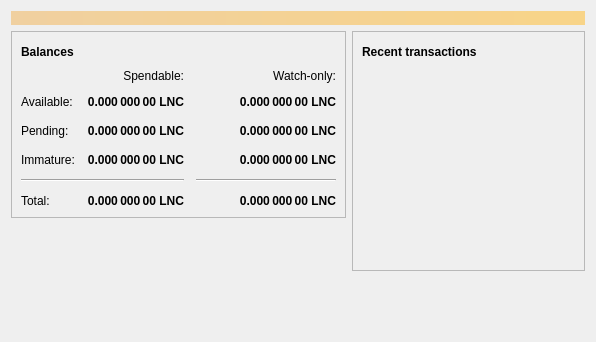
<?xml version="1.0" encoding="UTF-8"?>
<ui version="4.0">
 <class>OverviewPage</class>
 <widget class="QWidget" name="OverviewPage">
  <property name="geometry">
   <rect>
    <x>0</x>
    <y>0</y>
    <width>596</width>
    <height>342</height>
   </rect>
  </property>
  <property name="windowTitle">
   <string>Form</string>
  </property>
  <layout class="QVBoxLayout" name="topLayout">
   <item>
    <widget class="QLabel" name="labelAlerts">
     <property name="visible">
      <bool>false</bool>
     </property>
     <property name="styleSheet">
      <string notr="true">QLabel { background-color: qlineargradient(x1: 0, y1: 0, x2: 1, y2: 0, stop:0 #F0D0A0, stop:1 #F8D488); color:#000000; }</string>
     </property>
     <property name="wordWrap">
      <bool>true</bool>
     </property>
     <property name="margin">
      <number>3</number>
     </property>
     <property name="textInteractionFlags">
      <set>Qt::TextSelectableByMouse</set>
     </property>
    </widget>
   </item>
   <item>
    <layout class="QHBoxLayout" name="horizontalLayout" stretch="1,1">
     <item>
      <layout class="QVBoxLayout" name="verticalLayout_2">
       <item>
        <widget class="QFrame" name="frame">
         <property name="frameShape">
          <enum>QFrame::StyledPanel</enum>
         </property>
         <property name="frameShadow">
          <enum>QFrame::Raised</enum>
         </property>
         <layout class="QVBoxLayout" name="verticalLayout_4">
          <item>
           <layout class="QHBoxLayout" name="horizontalLayout_4">
            <item>
             <widget class="QLabel" name="label_5">
              <property name="font">
               <font>
                <weight>75</weight>
                <bold>true</bold>
               </font>
              </property>
              <property name="text">
               <string>Balances</string>
              </property>
             </widget>
            </item>
            <item>
             <widget class="QPushButton" name="labelWalletStatus">
              <property name="enabled">
               <bool>true</bool>
              </property>
              <property name="maximumSize">
               <size>
                <width>30</width>
                <height>16777215</height>
               </size>
              </property>
              <property name="toolTip">
               <string>The displayed information may be out of date. Your wallet automatically synchronizes with the Lunacoin network after a connection is established, but this process has not completed yet.</string>
              </property>
              <property name="text">
               <string/>
              </property>
              <property name="icon">
               <iconset resource="../bitcoin.qrc">
                <normaloff>:/icons/warning</normaloff>
                <disabledoff>:/icons/warning</disabledoff>:/icons/warning</iconset>
              </property>
              <property name="iconSize">
               <size>
                <width>24</width>
                <height>24</height>
               </size>
              </property>
              <property name="flat">
               <bool>true</bool>
              </property>
             </widget>
            </item>
            <item>
             <spacer name="horizontalSpacer_3">
              <property name="orientation">
               <enum>Qt::Horizontal</enum>
              </property>
              <property name="sizeHint" stdset="0">
               <size>
                <width>40</width>
                <height>20</height>
               </size>
              </property>
             </spacer>
            </item>
           </layout>
          </item>
          <item>
           <layout class="QGridLayout" name="gridLayout">
            <property name="spacing">
             <number>12</number>
            </property>
            <item row="2" column="2">
             <widget class="QLabel" name="labelWatchPending">
              <property name="font">
               <font>
                <weight>75</weight>
                <bold>true</bold>
               </font>
              </property>
              <property name="cursor">
               <cursorShape>IBeamCursor</cursorShape>
              </property>
              <property name="toolTip">
               <string>Unconfirmed transactions to watch-only addresses</string>
              </property>
              <property name="text">
               <string notr="true">0.000 000 00 LNC</string>
              </property>
              <property name="alignment">
               <set>Qt::AlignRight|Qt::AlignTrailing|Qt::AlignVCenter</set>
              </property>
              <property name="textInteractionFlags">
               <set>Qt::LinksAccessibleByMouse|Qt::TextSelectableByKeyboard|Qt::TextSelectableByMouse</set>
              </property>
             </widget>
            </item>
            <item row="2" column="1">
             <widget class="QLabel" name="labelUnconfirmed">
              <property name="font">
               <font>
                <weight>75</weight>
                <bold>true</bold>
               </font>
              </property>
              <property name="cursor">
               <cursorShape>IBeamCursor</cursorShape>
              </property>
              <property name="toolTip">
               <string>Total of transactions that have yet to be confirmed, and do not yet count toward the spendable balance</string>
              </property>
              <property name="text">
               <string notr="true">0.000 000 00 LNC</string>
              </property>
              <property name="alignment">
               <set>Qt::AlignRight|Qt::AlignTrailing|Qt::AlignVCenter</set>
              </property>
              <property name="textInteractionFlags">
               <set>Qt::LinksAccessibleByMouse|Qt::TextSelectableByKeyboard|Qt::TextSelectableByMouse</set>
              </property>
             </widget>
            </item>
            <item row="3" column="2">
             <widget class="QLabel" name="labelWatchImmature">
              <property name="font">
               <font>
                <weight>75</weight>
                <bold>true</bold>
               </font>
              </property>
              <property name="cursor">
               <cursorShape>IBeamCursor</cursorShape>
              </property>
              <property name="toolTip">
               <string>Mined balance in watch-only addresses that has not yet matured</string>
              </property>
              <property name="text">
               <string notr="true">0.000 000 00 LNC</string>
              </property>
              <property name="alignment">
               <set>Qt::AlignRight|Qt::AlignTrailing|Qt::AlignVCenter</set>
              </property>
              <property name="textInteractionFlags">
               <set>Qt::LinksAccessibleByMouse|Qt::TextSelectableByKeyboard|Qt::TextSelectableByMouse</set>
              </property>
             </widget>
            </item>
            <item row="4" column="0" colspan="2">
             <widget class="Line" name="line">
              <property name="orientation">
               <enum>Qt::Horizontal</enum>
              </property>
             </widget>
            </item>
            <item row="4" column="2">
             <widget class="Line" name="lineWatchBalance">
              <property name="sizePolicy">
               <sizepolicy hsizetype="Preferred" vsizetype="Fixed">
                <horstretch>0</horstretch>
                <verstretch>0</verstretch>
               </sizepolicy>
              </property>
              <property name="minimumSize">
               <size>
                <width>140</width>
                <height>0</height>
               </size>
              </property>
              <property name="orientation">
               <enum>Qt::Horizontal</enum>
              </property>
             </widget>
            </item>
            <item row="5" column="0">
             <widget class="QLabel" name="labelTotalText">
              <property name="text">
               <string>Total:</string>
              </property>
             </widget>
            </item>
            <item row="3" column="1">
             <widget class="QLabel" name="labelImmature">
              <property name="font">
               <font>
                <weight>75</weight>
                <bold>true</bold>
               </font>
              </property>
              <property name="cursor">
               <cursorShape>IBeamCursor</cursorShape>
              </property>
              <property name="toolTip">
               <string>Mined balance that has not yet matured</string>
              </property>
              <property name="text">
               <string notr="true">0.000 000 00 LNC</string>
              </property>
              <property name="alignment">
               <set>Qt::AlignRight|Qt::AlignTrailing|Qt::AlignVCenter</set>
              </property>
              <property name="textInteractionFlags">
               <set>Qt::LinksAccessibleByMouse|Qt::TextSelectableByKeyboard|Qt::TextSelectableByMouse</set>
              </property>
             </widget>
            </item>
            <item row="2" column="3">
             <spacer name="horizontalSpacer_2">
              <property name="orientation">
               <enum>Qt::Horizontal</enum>
              </property>
              <property name="sizeHint" stdset="0">
               <size>
                <width>40</width>
                <height>20</height>
               </size>
              </property>
             </spacer>
            </item>
            <item row="3" column="0">
             <widget class="QLabel" name="labelImmatureText">
              <property name="text">
               <string>Immature:</string>
              </property>
             </widget>
            </item>
            <item row="5" column="1">
             <widget class="QLabel" name="labelTotal">
              <property name="font">
               <font>
                <weight>75</weight>
                <bold>true</bold>
               </font>
              </property>
              <property name="cursor">
               <cursorShape>IBeamCursor</cursorShape>
              </property>
              <property name="toolTip">
               <string>Your current total balance</string>
              </property>
              <property name="text">
               <string notr="true">0.000 000 00 LNC</string>
              </property>
              <property name="alignment">
               <set>Qt::AlignRight|Qt::AlignTrailing|Qt::AlignVCenter</set>
              </property>
              <property name="textInteractionFlags">
               <set>Qt::LinksAccessibleByMouse|Qt::TextSelectableByKeyboard|Qt::TextSelectableByMouse</set>
              </property>
             </widget>
            </item>
            <item row="5" column="2">
             <widget class="QLabel" name="labelWatchTotal">
              <property name="font">
               <font>
                <weight>75</weight>
                <bold>true</bold>
               </font>
              </property>
              <property name="cursor">
               <cursorShape>IBeamCursor</cursorShape>
              </property>
              <property name="toolTip">
               <string>Current total balance in watch-only addresses</string>
              </property>
              <property name="text">
               <string notr="true">0.000 000 00 LNC</string>
              </property>
              <property name="alignment">
               <set>Qt::AlignRight|Qt::AlignTrailing|Qt::AlignVCenter</set>
              </property>
              <property name="textInteractionFlags">
               <set>Qt::LinksAccessibleByMouse|Qt::TextSelectableByKeyboard|Qt::TextSelectableByMouse</set>
              </property>
             </widget>
            </item>
            <item row="0" column="2">
             <widget class="QLabel" name="labelWatchonly">
              <property name="text">
               <string>Watch-only:</string>
              </property>
              <property name="alignment">
               <set>Qt::AlignRight|Qt::AlignTrailing|Qt::AlignVCenter</set>
              </property>
             </widget>
            </item>
            <item row="1" column="0">
             <widget class="QLabel" name="labelBalanceText">
              <property name="text">
               <string>Available:</string>
              </property>
             </widget>
            </item>
            <item row="1" column="1">
             <widget class="QLabel" name="labelBalance">
              <property name="font">
               <font>
                <weight>75</weight>
                <bold>true</bold>
               </font>
              </property>
              <property name="cursor">
               <cursorShape>IBeamCursor</cursorShape>
              </property>
              <property name="toolTip">
               <string>Your current spendable balance</string>
              </property>
              <property name="text">
               <string notr="true">0.000 000 00 LNC</string>
              </property>
              <property name="alignment">
               <set>Qt::AlignRight|Qt::AlignTrailing|Qt::AlignVCenter</set>
              </property>
              <property name="textInteractionFlags">
               <set>Qt::LinksAccessibleByMouse|Qt::TextSelectableByKeyboard|Qt::TextSelectableByMouse</set>
              </property>
             </widget>
            </item>
            <item row="1" column="2">
             <widget class="QLabel" name="labelWatchAvailable">
              <property name="font">
               <font>
                <weight>75</weight>
                <bold>true</bold>
               </font>
              </property>
              <property name="cursor">
               <cursorShape>IBeamCursor</cursorShape>
              </property>
              <property name="toolTip">
               <string>Your current balance in watch-only addresses</string>
              </property>
              <property name="text">
               <string notr="true">0.000 000 00 LNC</string>
              </property>
              <property name="alignment">
               <set>Qt::AlignRight|Qt::AlignTrailing|Qt::AlignVCenter</set>
              </property>
              <property name="textInteractionFlags">
               <set>Qt::LinksAccessibleByMouse|Qt::TextSelectableByKeyboard|Qt::TextSelectableByMouse</set>
              </property>
             </widget>
            </item>
            <item row="2" column="0">
             <widget class="QLabel" name="labelPendingText">
              <property name="text">
               <string>Pending:</string>
              </property>
             </widget>
            </item>
            <item row="0" column="1">
             <widget class="QLabel" name="labelSpendable">
              <property name="text">
               <string>Spendable:</string>
              </property>
              <property name="alignment">
               <set>Qt::AlignRight|Qt::AlignTrailing|Qt::AlignVCenter</set>
              </property>
             </widget>
            </item>
           </layout>
          </item>
         </layout>
        </widget>
       </item>
       <item>
        <spacer name="verticalSpacer">
         <property name="orientation">
          <enum>Qt::Vertical</enum>
         </property>
         <property name="sizeHint" stdset="0">
          <size>
           <width>20</width>
           <height>40</height>
          </size>
         </property>
        </spacer>
       </item>
      </layout>
     </item>
     <item>
      <layout class="QVBoxLayout" name="verticalLayout_3">
       <item>
        <widget class="QFrame" name="frame_2">
         <property name="frameShape">
          <enum>QFrame::StyledPanel</enum>
         </property>
         <property name="frameShadow">
          <enum>QFrame::Raised</enum>
         </property>
         <layout class="QVBoxLayout" name="verticalLayout">
          <item>
           <layout class="QHBoxLayout" name="horizontalLayout_2">
            <item>
             <widget class="QLabel" name="label_4">
              <property name="font">
               <font>
                <weight>75</weight>
                <bold>true</bold>
               </font>
              </property>
              <property name="text">
               <string>Recent transactions</string>
              </property>
             </widget>
            </item>
            <item>
             <widget class="QPushButton" name="labelTransactionsStatus">
              <property name="enabled">
               <bool>true</bool>
              </property>
              <property name="maximumSize">
               <size>
                <width>30</width>
                <height>16777215</height>
               </size>
              </property>
              <property name="toolTip">
               <string>The displayed information may be out of date. Your wallet automatically synchronizes with the Lunacoin network after a connection is established, but this process has not completed yet.</string>
              </property>
              <property name="text">
               <string/>
              </property>
              <property name="icon">
               <iconset resource="../bitcoin.qrc">
                <normaloff>:/icons/warning</normaloff>
                <disabledoff>:/icons/warning</disabledoff>:/icons/warning</iconset>
              </property>
              <property name="iconSize">
               <size>
                <width>24</width>
                <height>24</height>
               </size>
              </property>
              <property name="flat">
               <bool>true</bool>
              </property>
             </widget>
            </item>
            <item>
             <spacer name="horizontalSpacer">
              <property name="orientation">
               <enum>Qt::Horizontal</enum>
              </property>
              <property name="sizeHint" stdset="0">
               <size>
                <width>40</width>
                <height>20</height>
               </size>
              </property>
             </spacer>
            </item>
           </layout>
          </item>
          <item>
           <widget class="QListView" name="listTransactions">
            <property name="styleSheet">
             <string notr="true">QListView { background: transparent; }</string>
            </property>
            <property name="frameShape">
             <enum>QFrame::NoFrame</enum>
            </property>
            <property name="verticalScrollBarPolicy">
             <enum>Qt::ScrollBarAlwaysOff</enum>
            </property>
            <property name="horizontalScrollBarPolicy">
             <enum>Qt::ScrollBarAlwaysOff</enum>
            </property>
            <property name="selectionMode">
             <enum>QAbstractItemView::NoSelection</enum>
            </property>
           </widget>
          </item>
         </layout>
        </widget>
       </item>
       <item>
        <spacer name="verticalSpacer_2">
         <property name="orientation">
          <enum>Qt::Vertical</enum>
         </property>
         <property name="sizeHint" stdset="0">
          <size>
           <width>20</width>
           <height>40</height>
          </size>
         </property>
        </spacer>
       </item>
      </layout>
     </item>
    </layout>
   </item>
  </layout>
 </widget>
 <resources/>
 <connections/>
</ui>
